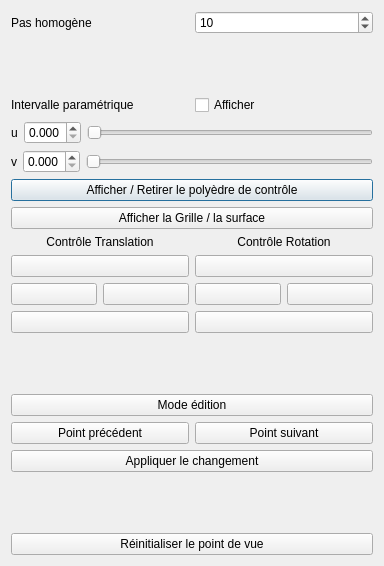
<?xml version="1.0" encoding="UTF-8"?>
<ui version="4.0">
 <class>Settings</class>
 <widget class="QDialog" name="Settings">
  <property name="geometry">
   <rect>
    <x>0</x>
    <y>0</y>
    <width>384</width>
    <height>566</height>
   </rect>
  </property>
  <property name="windowTitle">
   <string>Dialog</string>
  </property>
  <layout class="QGridLayout" name="gridLayout">
   <item row="0" column="0">
    <layout class="QVBoxLayout" name="verticalLayout_6">
     <item>
      <layout class="QVBoxLayout" name="verticalLayout_4">
       <item>
        <layout class="QHBoxLayout" name="horizontalLayout_4">
         <item>
          <widget class="QLabel" name="pasHomogeneLabel">
           <property name="text">
            <string>Pas homogène</string>
           </property>
          </widget>
         </item>
         <item>
          <widget class="QSpinBox" name="pasHomogeneSpinbox">
           <property name="minimum">
            <number>2</number>
           </property>
           <property name="maximum">
            <number>200</number>
           </property>
           <property name="value">
            <number>10</number>
           </property>
          </widget>
         </item>
        </layout>
       </item>
      </layout>
     </item>
     <item>
      <spacer name="verticalSpacer_3">
       <property name="orientation">
        <enum>Qt::Vertical</enum>
       </property>
       <property name="sizeHint" stdset="0">
        <size>
         <width>20</width>
         <height>10</height>
        </size>
       </property>
      </spacer>
     </item>
     <item>
      <layout class="QVBoxLayout" name="verticalLayout_2">
       <item>
        <layout class="QHBoxLayout" name="horizontalLayout_14">
         <item>
          <widget class="QLabel" name="label_2">
           <property name="text">
            <string>Intervalle paramétrique</string>
           </property>
          </widget>
         </item>
         <item>
          <widget class="QCheckBox" name="checkShow">
           <property name="text">
            <string>Afficher</string>
           </property>
          </widget>
         </item>
        </layout>
       </item>
       <item>
        <layout class="QHBoxLayout" name="horizontalLayout_5">
         <item>
          <widget class="QLabel" name="uLabel">
           <property name="text">
            <string>u</string>
           </property>
          </widget>
         </item>
         <item>
          <widget class="QDoubleSpinBox" name="uSpinbox">
           <property name="decimals">
            <number>3</number>
           </property>
           <property name="maximum">
            <double>1.000000000000000</double>
           </property>
           <property name="singleStep">
            <double>0.010000000000000</double>
           </property>
          </widget>
         </item>
         <item>
          <widget class="QSlider" name="uSlider">
           <property name="maximum">
            <number>100</number>
           </property>
           <property name="pageStep">
            <number>1</number>
           </property>
           <property name="orientation">
            <enum>Qt::Horizontal</enum>
           </property>
          </widget>
         </item>
        </layout>
       </item>
       <item>
        <layout class="QHBoxLayout" name="horizontalLayout_6">
         <item>
          <widget class="QLabel" name="vLabel">
           <property name="text">
            <string>v</string>
           </property>
          </widget>
         </item>
         <item>
          <widget class="QDoubleSpinBox" name="vSpinbox">
           <property name="decimals">
            <number>3</number>
           </property>
           <property name="maximum">
            <double>1.000000000000000</double>
           </property>
           <property name="singleStep">
            <double>0.010000000000000</double>
           </property>
          </widget>
         </item>
         <item>
          <widget class="QSlider" name="vSlider">
           <property name="maximum">
            <number>100</number>
           </property>
           <property name="pageStep">
            <number>1</number>
           </property>
           <property name="orientation">
            <enum>Qt::Horizontal</enum>
           </property>
          </widget>
         </item>
        </layout>
       </item>
      </layout>
     </item>
     <item>
      <widget class="QPushButton" name="displayControlPolygon">
       <property name="text">
        <string>Afficher / Retirer le polyèdre de contrôle</string>
       </property>
      </widget>
     </item>
     <item>
      <widget class="QPushButton" name="displaySurface">
       <property name="text">
        <string>Afficher la Grille / la surface</string>
       </property>
      </widget>
     </item>
     <item>
      <layout class="QHBoxLayout" name="horizontalLayout_3">
       <item>
        <layout class="QVBoxLayout" name="verticalLayout">
         <item>
          <widget class="QLabel" name="labelTranslation">
           <property name="text">
            <string>Contrôle Translation</string>
           </property>
           <property name="alignment">
            <set>Qt::AlignCenter</set>
           </property>
          </widget>
         </item>
         <item>
          <widget class="QPushButton" name="controlTranslationForward">
           <property name="text">
            <string/>
           </property>
          </widget>
         </item>
         <item>
          <layout class="QHBoxLayout" name="horizontalLayout">
           <item>
            <widget class="QPushButton" name="controlTranslationLeft">
             <property name="text">
              <string/>
             </property>
            </widget>
           </item>
           <item>
            <widget class="QPushButton" name="controlTranslationRight">
             <property name="text">
              <string/>
             </property>
            </widget>
           </item>
          </layout>
         </item>
         <item>
          <widget class="QPushButton" name="controlTranslationBackward">
           <property name="text">
            <string/>
           </property>
          </widget>
         </item>
        </layout>
       </item>
       <item>
        <layout class="QVBoxLayout" name="verticalLayout_5">
         <item>
          <widget class="QLabel" name="labelRotation">
           <property name="text">
            <string>Contrôle Rotation</string>
           </property>
           <property name="alignment">
            <set>Qt::AlignCenter</set>
           </property>
          </widget>
         </item>
         <item>
          <widget class="QPushButton" name="controlRotationForward">
           <property name="text">
            <string/>
           </property>
          </widget>
         </item>
         <item>
          <layout class="QHBoxLayout" name="horizontalLayout_2">
           <item>
            <widget class="QPushButton" name="controlRotationLeft">
             <property name="text">
              <string/>
             </property>
            </widget>
           </item>
           <item>
            <widget class="QPushButton" name="controlRotationRight">
             <property name="text">
              <string/>
             </property>
            </widget>
           </item>
          </layout>
         </item>
         <item>
          <widget class="QPushButton" name="controlRotationBackward">
           <property name="text">
            <string/>
           </property>
          </widget>
         </item>
        </layout>
       </item>
      </layout>
     </item>
     <item>
      <spacer name="verticalSpacer_2">
       <property name="orientation">
        <enum>Qt::Vertical</enum>
       </property>
       <property name="sizeHint" stdset="0">
        <size>
         <width>20</width>
         <height>10</height>
        </size>
       </property>
      </spacer>
     </item>
     <item>
      <widget class="QPushButton" name="editModeButton">
       <property name="text">
        <string>Mode édition</string>
       </property>
      </widget>
     </item>
     <item>
      <layout class="QHBoxLayout" name="horizontalLayout_7">
       <item>
        <widget class="QPushButton" name="previousPointButton">
         <property name="text">
          <string>Point précédent</string>
         </property>
        </widget>
       </item>
       <item>
        <widget class="QPushButton" name="nextPointButton">
         <property name="text">
          <string>Point suivant</string>
         </property>
        </widget>
       </item>
      </layout>
     </item>
     <item>
      <widget class="QPushButton" name="applyPointChange">
       <property name="text">
        <string>Appliquer le changement</string>
       </property>
      </widget>
     </item>
     <item>
      <spacer name="verticalSpacer">
       <property name="orientation">
        <enum>Qt::Vertical</enum>
       </property>
       <property name="sizeHint" stdset="0">
        <size>
         <width>20</width>
         <height>10</height>
        </size>
       </property>
      </spacer>
     </item>
     <item>
      <widget class="QPushButton" name="resetButton">
       <property name="text">
        <string>Réinitialiser le point de vue</string>
       </property>
      </widget>
     </item>
    </layout>
   </item>
  </layout>
 </widget>
 <resources/>
 <connections/>
</ui>
